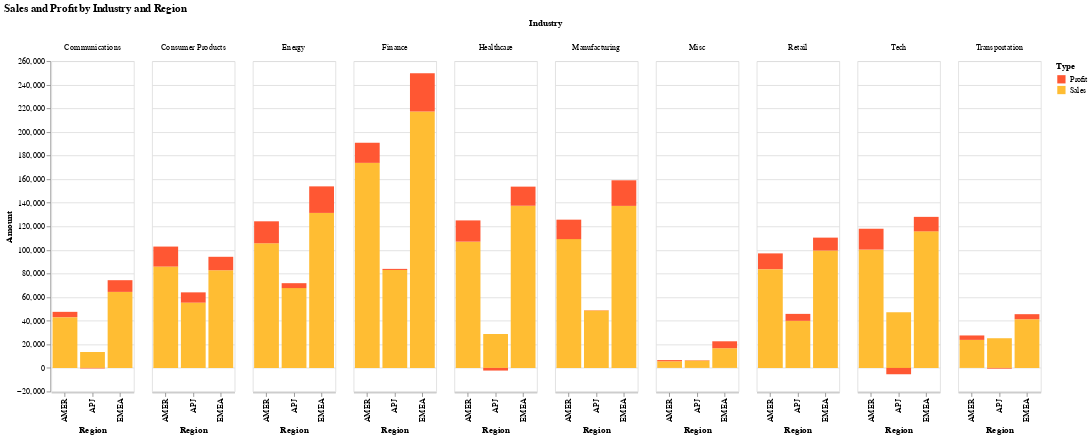

Notebook code for this chart:
### Code cell
# Combine sales and profit data into a single DataFrame
combined_data = pd.concat([sales_profit_by_industries_per_regions.assign(Type='Sales'),
                           sales_profit_by_industries_per_regions.assign(Type='Profit')])


chart = alt.Chart(combined_data).mark_bar().encode(
    x=alt.X('Region:N', title='Region'),
    y=alt.Y('Amount:Q', title='Amount'),
    color=alt.Color('Type:N', legend=alt.Legend(title="Type"), scale=alt.Scale(range=['#FF5733', '#FFBD33'])),
    column=alt.Column('Industry:N', title='Industry'),
    tooltip=[alt.Tooltip('Amount:Q', title='Amount', format='.2f')]
).transform_calculate(
    Amount='datum.Type == "Sales" ? datum.Sales : datum.Profit'  # Conditional to select sales or profit value
).properties(
    title='Sales and Profit by Industry and Region',
    width=100, 
    height=400
)

chart.display()

### Figure 1 — Vega specification as saved in the notebook (floating-point values rounded to 4 significant figures)
{"$schema": "https://vega.github.io/schema/vega/v5.json", "data": [{"name": "source_0", "values": [{"Region": "AMER", "Industry": "Communications", "Sales": 43020.0, "Profit": 4507.0, "Type": "Sales", "Amount": 43020.0, "Amount_start": 0.0, "Amount_end": 43020.0}, {"Region": "AMER", "Industry": "Consumer Products", "Sales": 85900.0, "Profit": 16940.0, "Type": "Sales", "Amount": 85900.0, "Amount_start": 0.0, "Amount_end": 85900.0}, {"Region": "AMER", "Industry": "Energy", "Sales": 105600.0, "Profit": 18620.0, "Type": "Sales", "Amount": 105600.0, "Amount_start": 0.0, "Amount_end": 105600.0}, {"Region": "AMER", "Industry": "Finance", "Sales": 173800.0, "Profit": 17050.0, "Type": "Sales", "Amount": 173800.0, "Amount_start": 0.0, "Amount_end": 173800.0}, {"Region": "AMER", "Industry": "Healthcare", "Sales": 107000.0, "Profit": 18010.0, "Type": "Sales", "Amount": 107000.0, "Amount_start": 0.0, "Amount_end": 107000.0}, {"Region": "AMER", "Industry": "Manufacturing", "Sales": 109200.0, "Profit": 16490.0, "Type": "Sales", "Amount": 109200.0, "Amount_start": 0.0, "Amount_end": 109200.0}, {"Region": "AMER", "Industry": "Misc", "Sales": 5644.0, "Profit": 1001.0, "Type": "Sales", "Amount": 5644.0, "Amount_start": 0.0, "Amount_end": 5644.0}, {"Region": "AMER", "Industry": "Retail", "Sales": 83690.0, "Profit": 13360.0, "Type": "Sales", "Amount": 83690.0, "Amount_start": 0.0, "Amount_end": 83690.0}, {"Region": "AMER", "Industry": "Tech", "Sales": 100300.0, "Profit": 17700.0, "Type": "Sales", "Amount": 100300.0, "Amount_start": 0.0, "Amount_end": 100300.0}, {"Region": "AMER", "Industry": "Transportation", "Sales": 23760.0, "Profit": 3751.0, "Type": "Sales", "Amount": 23760.0, "Amount_start": 0.0, "Amount_end": 23760.0}, {"Region": "APJ", "Industry": "Communications", "Sales": 13520.0, "Profit": -454.9, "Type": "Sales", "Amount": 13520.0, "Amount_start": 0.0, "Amount_end": 13520.0}, {"Region": "APJ", "Industry": "Consumer Products", "Sales": 55340.0, "Profit": 8699.0, "Type": "Sales", "Amount": 55340.0, "Amount_start": 0.0, "Amount_end": 55340.0}, {"Region": "APJ", "Industry": "Energy", "Sales": 67650.0, "Profit": 4163.0, "Type": "Sales", "Amount": 67650.0, "Amount_start": 0.0, "Amount_end": 67650.0}, {"Region": "APJ", "Industry": "Finance", "Sales": 83020.0, "Profit": 913.6, "Type": "Sales", "Amount": 83020.0, "Amount_start": 0.0, "Amount_end": 83020.0}, {"Region": "APJ", "Industry": "Healthcare", "Sales": 28730.0, "Profit": -2237.0, "Type": "Sales", "Amount": 28730.0, "Amount_start": 0.0, "Amount_end": 28730.0}, {"Region": "APJ", "Industry": "Manufacturing", "Sales": 48730.0, "Profit": 224.4, "Type": "Sales", "Amount": 48730.0, "Amount_start": 0.0, "Amount_end": 48730.0}, {"Region": "APJ", "Industry": "Misc", "Sales": 6240.0, "Profit": 297.4, "Type": "Sales", "Amount": 6240.0, "Amount_start": 0.0, "Amount_end": 6240.0}, {"Region": "APJ", "Industry": "Retail", "Sales": 39910.0, "Profit": 5891.0, "Type": "Sales", "Amount": 39910.0, "Amount_start": 0.0, "Amount_end": 39910.0}, {"Region": "APJ", "Industry": "Tech", "Sales": 47170.0, "Profit": -5360.0, "Type": "Sales", "Amount": 47170.0, "Amount_start": 0.0, "Amount_end": 47170.0}, {"Region": "APJ", "Industry": "Transportation", "Sales": 25160.0, "Profit": -622.1, "Type": "Sales", "Amount": 25160.0, "Amount_start": 0.0, "Amount_end": 25160.0}, {"Region": "EMEA", "Industry": "Communications", "Sales": 64430.0, "Profit": 9924.0, "Type": "Sales", "Amount": 64430.0, "Amount_start": 0.0, "Amount_end": 64430.0}, {"Region": "EMEA", "Industry": "Consumer Products", "Sales": 82800.0, "Profit": 11380.0, "Type": "Sales", "Amount": 82800.0, "Amount_start": 0.0, "Amount_end": 82800.0}, {"Region": "EMEA", "Industry": "Energy", "Sales": 131400.0, "Profit": 22500.0, "Type": "Sales", "Amount": 131400.0, "Amount_start": 0.0, "Amount_end": 131400.0}, {"Region": "EMEA", "Industry": "Finance", "Sales": 217400.0, "Profit": 32390.0, "Type": "Sales", "Amount": 217400.0, "Amount_start": 0.0, "Amount_end": 217400.0}, {"Region": "EMEA", "Industry": "Healthcare", "Sales": 137400.0, "Profit": 16190.0, "Type": "Sales", "Amount": 137400.0, "Amount_start": 0.0, "Amount_end": 137400.0}, {"Region": "EMEA", "Industry": "Manufacturing", "Sales": 137300.0, "Profit": 21700.0, "Type": "Sales", "Amount": 137300.0, "Amount_start": 0.0, "Amount_end": 137300.0}, {"Region": "EMEA", "Industry": "Misc", "Sales": 16710.0, "Profit": 5865.0, "Type": "Sales", "Amount": 16710.0, "Amount_start": 0.0, "Amount_end": 16710.0}, {"Region": "EMEA", "Industry": "Retail", "Sales": 99470.0, "Profit": 10950.0, "Type": "Sales", "Amount": 99470.0, "Amount_start": 0.0, "Amount_end": 99470.0}, {"Region": "EMEA", "Industry": "Tech", "Sales": 115700.0, "Profit": 12270.0, "Type": "Sales", "Amount": 115700.0, "Amount_start": 0.0, "Amount_end": 115700.0}, {"Region": "EMEA", "Industry": "Transportation", "Sales": 41280.0, "Profit": 4274.0, "Type": "Sales", "Amount": 41280.0, "Amount_start": 0.0, "Amount_end": 41280.0}, {"Region": "AMER", "Industry": "Communications", "Sales": 43020.0, "Profit": 4507.0, "Type": "Profit", "Amount": 4507.0, "Amount_start": 43020.0, "Amount_end": 47530.0}, {"Region": "AMER", "Industry": "Consumer Products", "Sales": 85900.0, "Profit": 16940.0, "Type": "Profit", "Amount": 16940.0, "Amount_start": 85900.0, "Amount_end": 102800.0}, {"Region": "AMER", "Industry": "Energy", "Sales": 105600.0, "Profit": 18620.0, "Type": "Profit", "Amount": 18620.0, "Amount_start": 105600.0, "Amount_end": 124300.0}, {"Region": "AMER", "Industry": "Finance", "Sales": 173800.0, "Profit": 17050.0, "Type": "Profit", "Amount": 17050.0, "Amount_start": 173800.0, "Amount_end": 190800.0}, {"Region": "AMER", "Industry": "Healthcare", "Sales": 107000.0, "Profit": 18010.0, "Type": "Profit", "Amount": 18010.0, "Amount_start": 107000.0, "Amount_end": 125000.0}, {"Region": "AMER", "Industry": "Manufacturing", "Sales": 109200.0, "Profit": 16490.0, "Type": "Profit", "Amount": 16490.0, "Amount_start": 109200.0, "Amount_end": 125600.0}, {"Region": "AMER", "Industry": "Misc", "Sales": 5644.0, "Profit": 1001.0, "Type": "Profit", "Amount": 1001.0, "Amount_start": 5644.0, "Amount_end": 6645.0}, {"Region": "AMER", "Industry": "Retail", "Sales": 83690.0, "Profit": 13360.0, "Type": "Profit", "Amount": 13360.0, "Amount_start": 83690.0, "Amount_end": 97060.0}, {"Region": "AMER", "Industry": "Tech", "Sales": 100300.0, "Profit": 17700.0, "Type": "Profit", "Amount": 17700.0, "Amount_start": 100300.0, "Amount_end": 118000.0}, {"Region": "AMER", "Industry": "Transportation", "Sales": 23760.0, "Profit": 3751.0, "Type": "Profit", "Amount": 3751.0, "Amount_start": 23760.0, "Amount_end": 27510.0}, {"Region": "APJ", "Industry": "Communications", "Sales": 13520.0, "Profit": -454.9, "Type": "Profit", "Amount": -454.9, "Amount_start": 0.0, "Amount_end": -454.9}, {"Region": "APJ", "Industry": "Consumer Products", "Sales": 55340.0, "Profit": 8699.0, "Type": "Profit", "Amount": 8699.0, "Amount_start": 55340.0, "Amount_end": 64040.0}, {"Region": "APJ", "Industry": "Energy", "Sales": 67650.0, "Profit": 4163.0, "Type": "Profit", "Amount": 4163.0, "Amount_start": 67650.0, "Amount_end": 71810.0}, {"Region": "APJ", "Industry": "Finance", "Sales": 83020.0, "Profit": 913.6, "Type": "Profit", "Amount": 913.6, "Amount_start": 83020.0, "Amount_end": 83930.0}, {"Region": "APJ", "Industry": "Healthcare", "Sales": 28730.0, "Profit": -2237.0, "Type": "Profit", "Amount": -2237.0, "Amount_start": 0.0, "Amount_end": -2237.0}, {"Region": "APJ", "Industry": "Manufacturing", "Sales": 48730.0, "Profit": 224.4, "Type": "Profit", "Amount": 224.4, "Amount_start": 48730.0, "Amount_end": 48950.0}, {"Region": "APJ", "Industry": "Misc", "Sales": 6240.0, "Profit": 297.4, "Type": "Profit", "Amount": 297.4, "Amount_start": 6240.0, "Amount_end": 6537.0}, {"Region": "APJ", "Industry": "Retail", "Sales": 39910.0, "Profit": 5891.0, "Type": "Profit", "Amount": 5891.0, "Amount_start": 39910.0, "Amount_end": 45800.0}, {"Region": "APJ", "Industry": "Tech", "Sales": 47170.0, "Profit": -5360.0, "Type": "Profit", "Amount": -5360.0, "Amount_start": 0.0, "Amount_end": -5360.0}, {"Region": "APJ", "Industry": "Transportation", "Sales": 25160.0, "Profit": -622.1, "Type": "Profit", "Amount": -622.1, "Amount_start": 0.0, "Amount_end": -622.1}, {"Region": "EMEA", "Industry": "Communications", "Sales": 64430.0, "Profit": 9924.0, "Type": "Profit", "Amount": 9924.0, "Amount_start": 64430.0, "Amount_end": 74350.0}, {"Region": "EMEA", "Industry": "Consumer Products", "Sales": 82800.0, "Profit": 11380.0, "Type": "Profit", "Amount": 11380.0, "Amount_start": 82800.0, "Amount_end": 94180.0}, {"Region": "EMEA", "Industry": "Energy", "Sales": 131400.0, "Profit": 22500.0, "Type": "Profit", "Amount": 22500.0, "Amount_start": 131400.0, "Amount_end": 153900.0}, {"Region": "EMEA", "Industry": "Finance", "Sales": 217400.0, "Profit": 32390.0, "Type": "Profit", "Amount": 32390.0, "Amount_start": 217400.0, "Amount_end": 249700.0}, {"Region": "EMEA", "Industry": "Healthcare", "Sales": 137400.0, "Profit": 16190.0, "Type": "Profit", "Amount": 16190.0, "Amount_start": 137400.0, "Amount_end": 153600.0}, {"Region": "EMEA", "Industry": "Manufacturing", "Sales": 137300.0, "Profit": 21700.0, "Type": "Profit", "Amount": 21700.0, "Amount_start": 137300.0, "Amount_end": 159000.0}, {"Region": "EMEA", "Industry": "Misc", "Sales": 16710.0, "Profit": 5865.0, "Type": "Profit", "Amount": 5865.0, "Amount_start": 16710.0, "Amount_end": 22570.0}, {"Region": "EMEA", "Industry": "Retail", "Sales": 99470.0, "Profit": 10950.0, "Type": "Profit", "Amount": 10950.0, "Amount_start": 99470.0, "Amount_end": 110400.0}, {"Region": "EMEA", "Industry": "Tech", "Sales": 115700.0, "Profit": 12270.0, "Type": "Profit", "Amount": 12270.0, "Amount_start": 115700.0, "Amount_end": 128000.0}, {"Region": "EMEA", "Industry": "Transportation", "Sales": 41280.0, "Profit": 4274.0, "Type": "Profit", "Amount": 4274.0, "Amount_start": 41280.0, "Amount_end": 45550.0}]}, {"name": "column_domain", "values": [{"Industry": "Communications", "count": 6}, {"Industry": "Consumer Products", "count": 6}, {"Industry": "Energy", "count": 6}, {"Industry": "Finance", "count": 6}, {"Industry": "Healthcare", "count": 6}, {"Industry": "Manufacturing", "count": 6}, {"Industry": "Misc", "count": 6}, {"Industry": "Retail", "count": 6}, {"Industry": "Tech", "count": 6}, {"Industry": "Transportation", "count": 6}]}, {"name": "source_0_x_domain_Region", "values": [{"Region": "AMER"}, {"Region": "APJ"}, {"Region": "EMEA"}]}, {"name": "source_0_color_domain_Type", "values": [{"Type": "Sales"}, {"Type": "Profit"}]}], "signals": [{"name": "child_width", "value": 100}, {"name": "child_height", "value": 400}], "marks": [{"type": "group", "name": "column-title", "title": {"text": "Industry", "offset": 10, "style": "guide-title"}, "role": "column-title"}, {"type": "group", "name": "row_header", "encode": {"update": {"height": {"signal": "child_height"}}}, "axes": [{"scale": "y", "zindex": 0, "grid": false, "labelOverlap": true, "tickCount": {"signal": "ceil(child_height/40)"}, "orient": "left", "title": "Amount"}], "role": "row-header"}, {"type": "group", "name": "column_header", "from": {"data": "column_domain"}, "sort": {"field": "datum[\"Industry\"]", "order": "ascending"}, "encode": {"update": {"width": {"signal": "child_width"}}}, "title": {"text": {"signal": "isValid(parent[\"Industry\"]) ? parent[\"Industry\"] : \"\"+parent[\"Industry\"]"}, "style": "guide-label", "frame": "group", "offset": 10}, "role": "column-header"}, {"type": "group", "name": "column_footer", "from": {"data": "column_domain"}, "sort": {"field": "datum[\"Industry\"]", "order": "ascending"}, "encode": {"update": {"width": {"signal": "child_width"}}}, "axes": [{"scale": "x", "orient": "bottom", "grid": false, "labelAlign": "right", "title": "Region", "labelAngle": 270, "zindex": 0, "labelBaseline": "middle"}], "role": "column-footer"}, {"type": "group", "name": "cell", "from": {"facet": {"data": "source_0", "name": "facet", "groupby": ["Industry"]}}, "sort": {"field": ["datum[\"Industry\"]"], "order": ["ascending"]}, "encode": {"update": {"height": {"signal": "child_height"}, "width": {"signal": "child_width"}}}, "marks": [{"type": "rect", "name": "child_marks", "from": {"data": "facet"}, "encode": {"update": {"description": {"signal": "\"Region: \" + (isValid(datum[\"Region\"]) ? datum[\"Region\"] : \"\"+datum[\"Region\"]) + \"; Amount: \" + (format(datum[\"Amount\"], \"\")) + \"; Type: \" + (isValid(datum[\"Type\"]) ? datum[\"Type\"] : \"\"+datum[\"Type\"])"}, "x": {"field": "Region", "scale": "x"}, "ariaRoleDescription": {"value": "bar"}, "width": {"signal": "max(0.25, bandwidth('x'))"}, "fill": {"field": "Type", "scale": "color"}, "tooltip": {"signal": "{\"Amount\": format(datum[\"Amount\"], \".2f\")}"}, "y2": {"field": "Amount_start", "scale": "y"}, "y": {"field": "Amount_end", "scale": "y"}}}, "style": ["bar"]}], "axes": [{"scale": "y", "gridScale": "x", "aria": false, "orient": "left", "domain": false, "minExtent": 0, "labels": false, "ticks": false, "grid": true, "tickCount": {"signal": "ceil(child_height/40)"}, "maxExtent": 0, "zindex": 0}], "style": "cell"}], "scales": [{"name": "x", "type": "band", "domain": {"data": "source_0_x_domain_Region", "field": "Region", "sort": true}, "range": [0, {"signal": "child_width"}], "paddingInner": 0.1, "paddingOuter": 0.05}, {"name": "y", "type": "linear", "domain": {"data": "source_0", "fields": ["Amount_start", "Amount_end"]}, "range": [{"signal": "child_height"}, 0], "nice": true, "zero": true}, {"name": "color", "type": "ordinal", "domain": {"data": "source_0_color_domain_Type", "field": "Type", "sort": true}, "range": ["#FF5733", "#FFBD33"]}], "title": {"text": "Sales and Profit by Industry and Region", "anchor": "start"}, "background": "white", "legends": [{"title": "Type", "fill": "color", "symbolType": "square"}], "layout": {"padding": 20, "offset": {"columnTitle": 10}, "columns": {"signal": "length(data('column_domain'))"}, "bounds": "full", "align": "all"}, "padding": 5}
